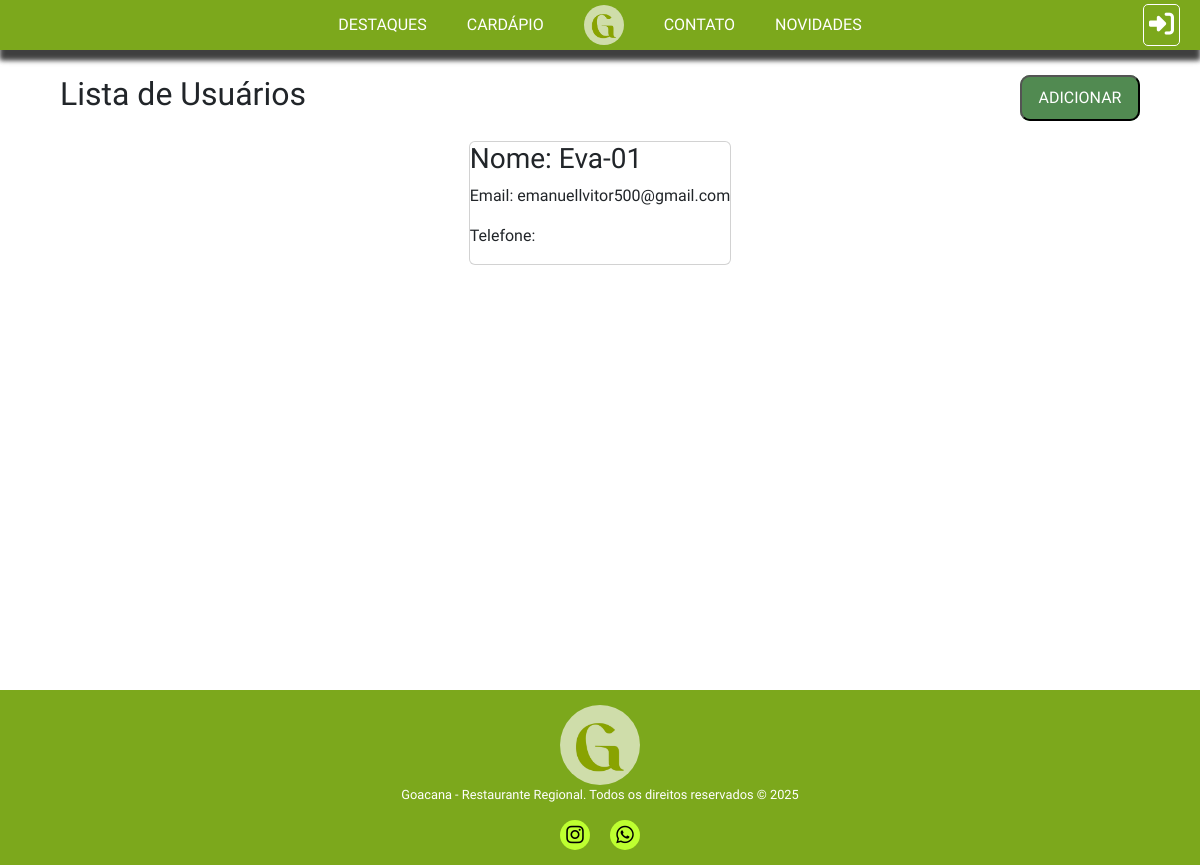
Before: /users/ with the older database file.
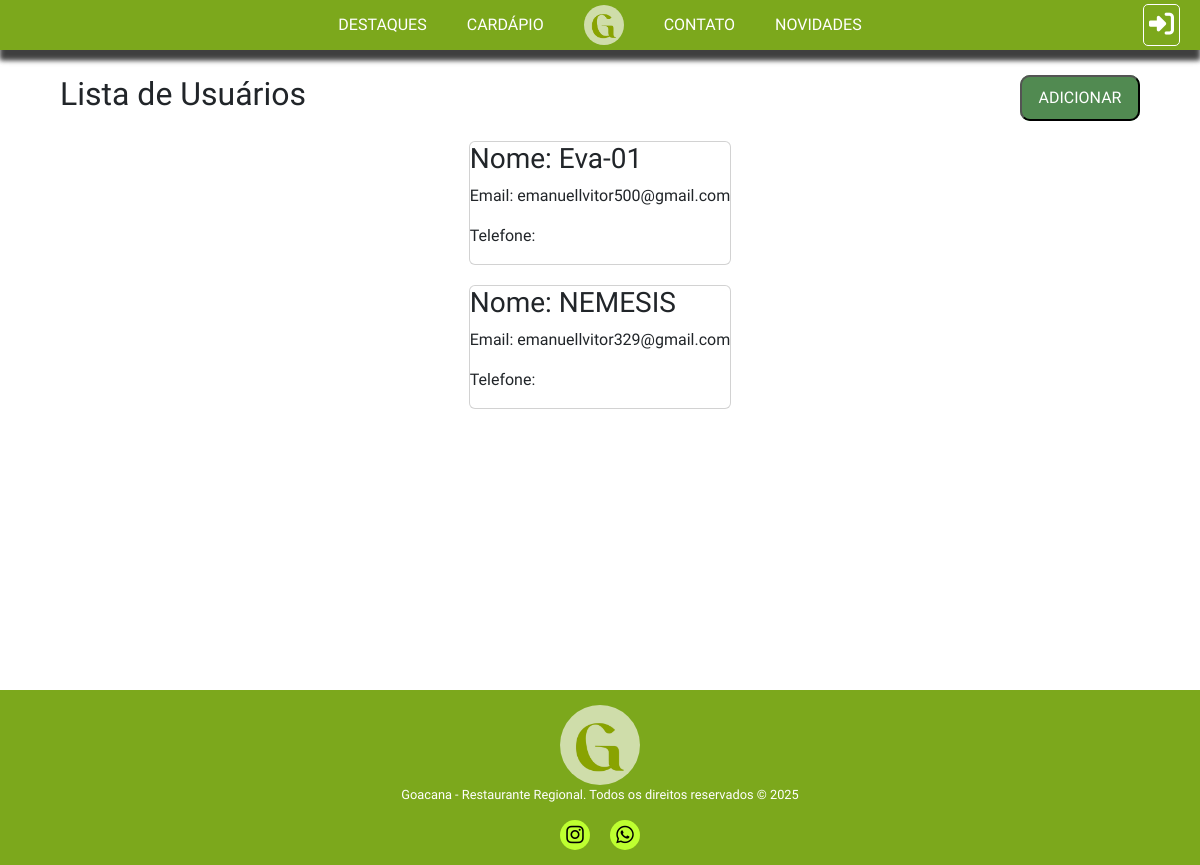
After: the same page with the newer database file.
### core/models.py (models this page shows)
class TB_USUARIOS(AbstractUser):
    Nome =  models.CharField(max_length=45, null=False)
    CPF = models.CharField(max_length=11, null=False)
    Telefone = models.CharField(max_length=15, null=True)
    Data_Nascimento = models.DateField(null=True)
    Login = models.CharField(max_length=45, null=False)
    Senha = models.CharField(max_length=45, null=False)

### core/views.py (the view)
# urls.py: path('users/', lista_users, name='users'),
def lista_users(request):
    users = TB_USUARIOS.objects.all()
    contexto = {'users': users}
    return render(request, 'users.html', contexto)

### core/templates/users.html (shortened to what this page needs)
{% extends 'base/base.html' %}
{% load static %}
{% block 'header' %}
<link rel="stylesheet" href="{% static 'CSS/lista_users.css' %}">
{% endblock %}
{% block 'content' %}
<div class="vheight">
    <div class="titulo">
        <h2>Lista de Usuários</h2>
        <div class="up-button">
            <a href="{% url 'cad_user' %}">
                <button>ADICIONAR</button>
            </a>
        </div>
    </div>
    {% for user in users %}
        <div class="card">
            <h3>Nome: {{ user.Nome }}</h3>
            <p>Email: {{ user.email }}</p>
            <p>Telefone: {{ user.telefone }}</p>
        </div>
    {% endfor %}
</div>
{% endblock %}

Changed rows visible on the page:
added TB_USUARIOS: Nome "NEMESIS", email "emanuellvitor329@gmail.com"
